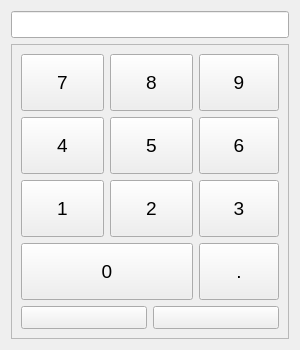
<?xml version="1.0" encoding="UTF-8"?>
<ui version="4.0">
 <class>NumericPad</class>
 <widget class="QWidget" name="NumericPad">
  <property name="geometry">
   <rect>
    <x>0</x>
    <y>0</y>
    <width>300</width>
    <height>350</height>
   </rect>
  </property>
  <property name="windowTitle">
   <string>NumericPad</string>
  </property>
  <layout class="QGridLayout" name="gridLayout_2">
   <item row="0" column="0">
    <widget class="QLineEdit" name="m_leValue">
     <property name="font">
      <font>
       <pointsize>12</pointsize>
      </font>
     </property>
     <property name="alignment">
      <set>Qt::AlignCenter</set>
     </property>
    </widget>
   </item>
   <item row="1" column="0">
    <widget class="QFrame" name="frame">
     <property name="frameShape">
      <enum>QFrame::StyledPanel</enum>
     </property>
     <property name="frameShadow">
      <enum>QFrame::Raised</enum>
     </property>
     <layout class="QGridLayout" name="gridLayout_3">
      <item row="0" column="0">
       <layout class="QGridLayout" name="gridLayout">
        <item row="0" column="0">
         <widget class="QPushButton" name="m_pb7">
          <property name="sizePolicy">
           <sizepolicy hsizetype="Minimum" vsizetype="Expanding">
            <horstretch>0</horstretch>
            <verstretch>0</verstretch>
           </sizepolicy>
          </property>
          <property name="font">
           <font>
            <pointsize>14</pointsize>
           </font>
          </property>
          <property name="text">
           <string>7</string>
          </property>
         </widget>
        </item>
        <item row="0" column="1">
         <widget class="QPushButton" name="m_pb8">
          <property name="sizePolicy">
           <sizepolicy hsizetype="Minimum" vsizetype="Expanding">
            <horstretch>0</horstretch>
            <verstretch>0</verstretch>
           </sizepolicy>
          </property>
          <property name="font">
           <font>
            <pointsize>14</pointsize>
           </font>
          </property>
          <property name="text">
           <string>8</string>
          </property>
         </widget>
        </item>
        <item row="0" column="2">
         <widget class="QPushButton" name="m_pb9">
          <property name="sizePolicy">
           <sizepolicy hsizetype="Minimum" vsizetype="Expanding">
            <horstretch>0</horstretch>
            <verstretch>0</verstretch>
           </sizepolicy>
          </property>
          <property name="font">
           <font>
            <pointsize>14</pointsize>
           </font>
          </property>
          <property name="text">
           <string>9</string>
          </property>
         </widget>
        </item>
        <item row="1" column="0">
         <widget class="QPushButton" name="m_pb4">
          <property name="sizePolicy">
           <sizepolicy hsizetype="Minimum" vsizetype="Expanding">
            <horstretch>0</horstretch>
            <verstretch>0</verstretch>
           </sizepolicy>
          </property>
          <property name="font">
           <font>
            <pointsize>14</pointsize>
           </font>
          </property>
          <property name="text">
           <string>4</string>
          </property>
         </widget>
        </item>
        <item row="1" column="1">
         <widget class="QPushButton" name="m_pb5">
          <property name="sizePolicy">
           <sizepolicy hsizetype="Minimum" vsizetype="Expanding">
            <horstretch>0</horstretch>
            <verstretch>0</verstretch>
           </sizepolicy>
          </property>
          <property name="font">
           <font>
            <pointsize>14</pointsize>
           </font>
          </property>
          <property name="text">
           <string>5</string>
          </property>
         </widget>
        </item>
        <item row="1" column="2">
         <widget class="QPushButton" name="m_pb6">
          <property name="sizePolicy">
           <sizepolicy hsizetype="Minimum" vsizetype="Expanding">
            <horstretch>0</horstretch>
            <verstretch>0</verstretch>
           </sizepolicy>
          </property>
          <property name="font">
           <font>
            <pointsize>14</pointsize>
           </font>
          </property>
          <property name="text">
           <string>6</string>
          </property>
         </widget>
        </item>
        <item row="2" column="0">
         <widget class="QPushButton" name="m_pb1">
          <property name="sizePolicy">
           <sizepolicy hsizetype="Minimum" vsizetype="Expanding">
            <horstretch>0</horstretch>
            <verstretch>0</verstretch>
           </sizepolicy>
          </property>
          <property name="font">
           <font>
            <pointsize>14</pointsize>
           </font>
          </property>
          <property name="text">
           <string>1</string>
          </property>
         </widget>
        </item>
        <item row="2" column="1">
         <widget class="QPushButton" name="m_pb2">
          <property name="sizePolicy">
           <sizepolicy hsizetype="Minimum" vsizetype="Expanding">
            <horstretch>0</horstretch>
            <verstretch>0</verstretch>
           </sizepolicy>
          </property>
          <property name="font">
           <font>
            <pointsize>14</pointsize>
           </font>
          </property>
          <property name="text">
           <string>2</string>
          </property>
         </widget>
        </item>
        <item row="2" column="2">
         <widget class="QPushButton" name="m_pb3">
          <property name="sizePolicy">
           <sizepolicy hsizetype="Minimum" vsizetype="Expanding">
            <horstretch>0</horstretch>
            <verstretch>0</verstretch>
           </sizepolicy>
          </property>
          <property name="font">
           <font>
            <pointsize>14</pointsize>
           </font>
          </property>
          <property name="text">
           <string>3</string>
          </property>
         </widget>
        </item>
        <item row="3" column="0" colspan="2">
         <widget class="QPushButton" name="m_pb0">
          <property name="sizePolicy">
           <sizepolicy hsizetype="Minimum" vsizetype="Expanding">
            <horstretch>1</horstretch>
            <verstretch>0</verstretch>
           </sizepolicy>
          </property>
          <property name="font">
           <font>
            <pointsize>14</pointsize>
           </font>
          </property>
          <property name="text">
           <string>0</string>
          </property>
         </widget>
        </item>
        <item row="3" column="2">
         <widget class="QPushButton" name="m_pbPunto">
          <property name="sizePolicy">
           <sizepolicy hsizetype="Minimum" vsizetype="Expanding">
            <horstretch>0</horstretch>
            <verstretch>0</verstretch>
           </sizepolicy>
          </property>
          <property name="font">
           <font>
            <pointsize>14</pointsize>
           </font>
          </property>
          <property name="text">
           <string>.</string>
          </property>
         </widget>
        </item>
       </layout>
      </item>
      <item row="1" column="0">
       <layout class="QHBoxLayout" name="horizontalLayout">
        <item>
         <widget class="QPushButton" name="m_pbBack">
          <property name="sizePolicy">
           <sizepolicy hsizetype="Minimum" vsizetype="Maximum">
            <horstretch>0</horstretch>
            <verstretch>0</verstretch>
           </sizepolicy>
          </property>
          <property name="font">
           <font>
            <pointsize>10</pointsize>
           </font>
          </property>
          <property name="text">
           <string/>
          </property>
          <property name="icon">
           <iconset resource="../../Xaar/InkjetModule/InkjetModule/shared.qrc">
            <normaloff>:/res/images/1leftarrow.png</normaloff>:/res/images/1leftarrow.png</iconset>
          </property>
          <property name="iconSize">
           <size>
            <width>32</width>
            <height>32</height>
           </size>
          </property>
         </widget>
        </item>
        <item>
         <widget class="QPushButton" name="m_pbOK">
          <property name="sizePolicy">
           <sizepolicy hsizetype="Minimum" vsizetype="Ignored">
            <horstretch>0</horstretch>
            <verstretch>0</verstretch>
           </sizepolicy>
          </property>
          <property name="text">
           <string/>
          </property>
          <property name="icon">
           <iconset resource="../../Xaar/InkjetModule/InkjetModule/shared.qrc">
            <normaloff>:/res/images/Ok_32x32.png</normaloff>:/res/images/Ok_32x32.png</iconset>
          </property>
          <property name="iconSize">
           <size>
            <width>32</width>
            <height>32</height>
           </size>
          </property>
         </widget>
        </item>
       </layout>
      </item>
     </layout>
    </widget>
   </item>
  </layout>
 </widget>
 <resources>
  <include location="../../Xaar/InkjetModule/InkjetModule/shared.qrc"/>
 </resources>
 <connections/>
</ui>
